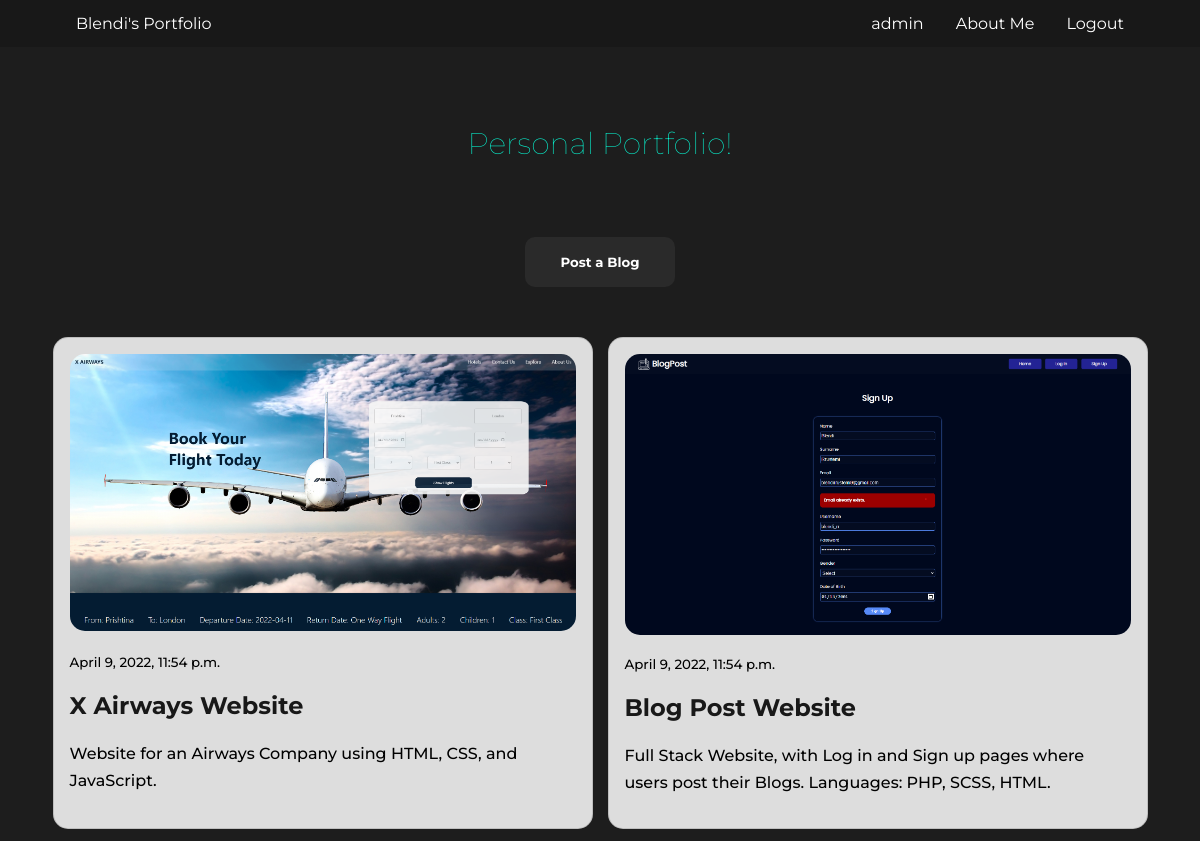
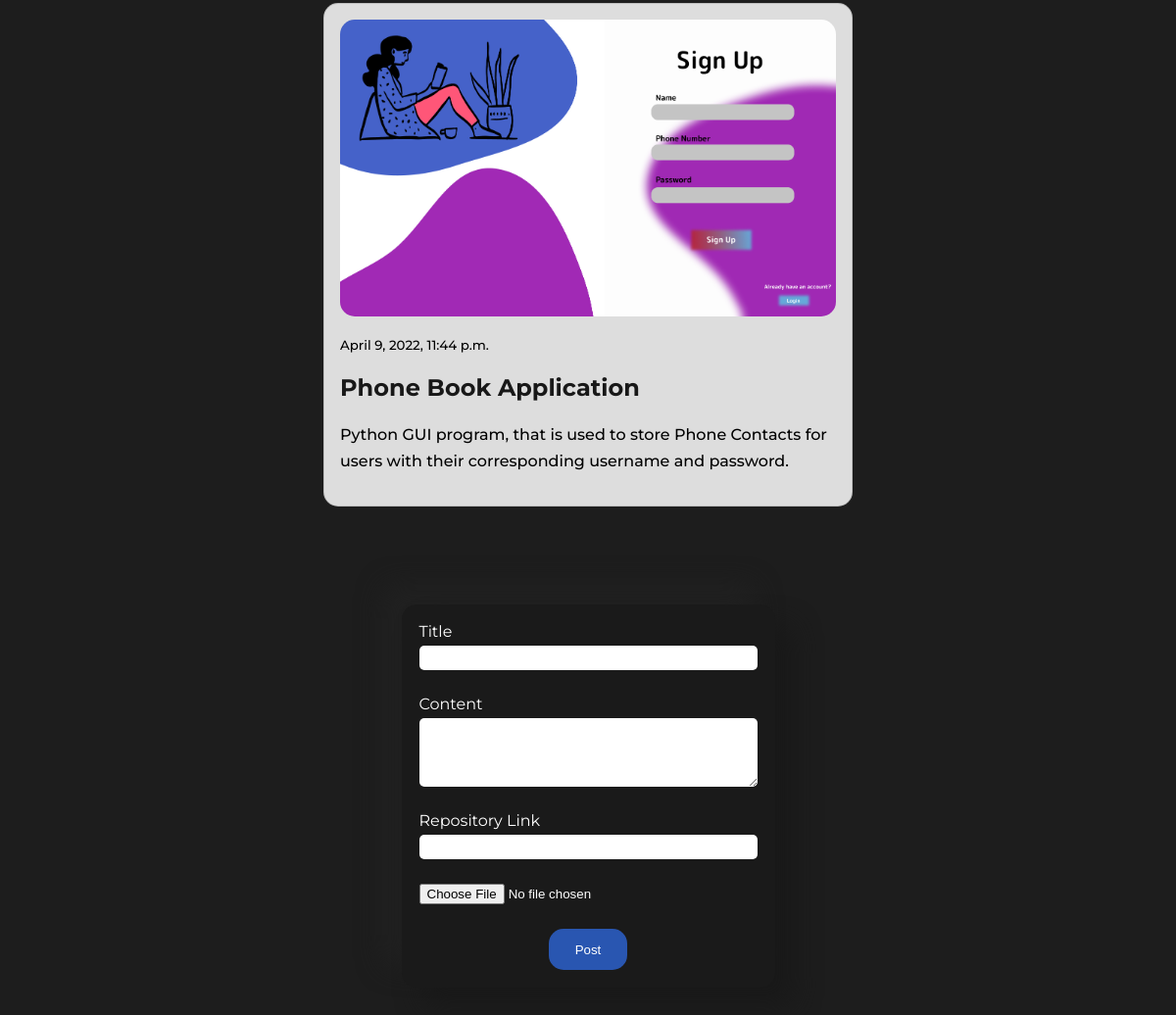
The app's page / (signed in) with its own data (2 pictures, top to bottom).
### blog/models.py (models this page shows, shortened)
class PostModel(models.Model):
    title = models.CharField(max_length=100)
    content = models.TextField()
    author = models.ForeignKey(User, on_delete=models.CASCADE)
    date_created = models.DateTimeField(auto_now_add=True)
    profile_pic = models.ImageField(default="blendi_rrustemi.png" , null=True, blank=True)
    rep_link = models.CharField(max_length=100)
    class Meta:
        ordering = ('-date_created',)

### blog/views.py (the view)
# urls.py: path('', views.index, name = "blog-index"),
def index(request):
    posts = PostModel.objects.all()
    if request.method == 'POST':
        form = PostModelForm(request.POST, request.FILES)
        if form.is_valid():
           instance = form.save(commit=False)
           instance.author = request.user
           instance.save()
           return redirect('blog-index')
    else:
        form = PostModelForm()
    context = {
        'posts': posts,
        'form': form
    }
    return render(request, 'blog/index.html', context)

### blog/forms.py
class PostModelForm(forms.ModelForm):
    content = forms.CharField(widget=forms.Textarea(attrs={'rows': 4}))
    class Meta:
        model = PostModel
        fields = ('title', 'content', 'profile_pic', 'rep_link')

### templates/blog/index.html (shortened to what this page needs)
<!DOCTYPE html>
<html lang="en">
  <head>
  </head>
  <body>
    {% block content %} {%if request.user.is_authenticated %}
    <div class="nav">
      <ul>
        <li><a href="#">Blendi's Portfolio</a></li>
        <li style="float: right">
          <a href="{%url 'users-logout'%}">Logout</a>
        </li>
        <li style="float: right">
          <a href="{%url 'users-about_me'%}">About Me</a>
        </li>
        <li style="float: right"><a href="#">{{request.user.username}}</a></li>
      </ul>
    </div>
    {% endif %}
    <div class="main-content" id="up">
      <h2 style="font-weight: 100; font-size: 30px">Personal Portfolio!</h2>
      <div class="btn_post" onclick="scrolltodiv()">
        <h5>Post a Blog</h5>
      </div>
      <div class="posts-container">
        {% for post in posts %}
        <div class="post_blog">
          <a href="{{post.rep_link}}">
            <div class="pic">
              <img
                src="{{post.profile_pic.url}}"
                alt="img"
                width="800"
                height="450"
              />
            </div>
          </a>
          <div class="post_info">
            <div class="date">
              <small>{{ post.date_created }}</small>
            </div>
            <div class="post_title">
              <h2><a class="" href="{{post.rep_link}}">{{ post.title }}</a></h2>
            </div>
            <div class="post_content">
              <p>{{ post.content }}</p>
            </div>
          </div>
        </div>
        {%endfor%}
      </div>
    </div>
    {%if request.user.is_authenticated %}
    <div class="form-wrapper">
      <div class="forms" id="down">
        <form
          class="form_container"
          method="POST"
          enctype="multipart/form-data"
        >
          <div class="input_field">
            <label for="">Title</label>
            {{ form.title }}
          </div>
          <div class="input_field content-field">
            <label for="">Content</label>
            {{ form.content }}
          </div>
          <div class="input_field">
            <label for="">Repository Link</label>
            {{form.rep_link}}
          </div>
          <div class="profile_pic">{{ form.profile_pic}}</div>
          <input class="btn_submit" type="submit" name="" id="" value="Post" />
        </form>
      </div>
    </div>
    {% else %}
    <h3 id="down" class="login_h3">
      Please <span style="color: #08fdd8">Login</span> to Post Blogs into your
      account
    </h3>
    {% endif %} {% endblock %}
  </body>
</html>

### templates/blog/index.html (style rules this page uses)
* { box-sizing: border-box; text-decoration: none; }
html { scroll-behavior: smooth; }
body { margin: 0; padding: 0; font-family: "Montserrat", sans-serif; }
body, html { width: 100%; height: 100%; background: #1d1d1d; }
.main-content { display: flex; justify-content: space-evenly; flex-direction: column; margin: 100px 0; gap: 50px; align-items: center; }
.posts-container { display: flex; flex-wrap: wrap; justify-content: center; gap: 15px; }
.post_blog { border: 1px solid rgba(160, 160, 160, 0.5); padding: 1em; border-radius: 15px; display: flex; flex-wrap: wrap; gap: 15px; width: clamp(300px, 45%, 90%); background-color: rgba(255, 255, 255, 0.85); }
.post_blog .post_info .post_content p { width: 100%; line-height: 1.7; font-weight: 500; }
.post_info > * { width: fit-content !important; }
.date { font-weight: 500; }
.pic { width: fit-content; flex-shrink: 0; border-radius: 15px; }
.pic img { border-radius: inherit; width: 100%; height: auto; }
.form-wrapper { padding-bottom: 75px; }
.forms { margin: 0 auto; padding: 18px; width: fit-content; max-width: 90%; border-radius: 15px; box-shadow: 20px 20px 26px #191919, -20px -20px 26px #212121; background: #1a1a1a; color: #fff; }
.post_title a { color: #181818; }
.input_field { display: flex; flex-direction: column; gap: 5px; }
.input_field input, .input_field textarea { padding: 5px; border-radius: 5px; border: none; }
.content-field textarea { resize: vertical !important; }
.form_container { display: flex; flex-direction: column; gap: 25px; }
.btn_submit { align-self: center; border: none; outline: none; padding: 1em 2em; border-radius: 15px; background: #2956b1; color: #fff; cursor: pointer; transition: 0.3s; }
.nav { position: fixed; top: 0; left: 0; right: 0; }
ul { list-style-type: none; margin: 0; padding: 0 60px; overflow: hidden; background-color: #181818; }
li { float: left; }
li a { display: block; color: white; text-align: center; padding: 14px 16px; text-decoration: none; transition: 0.3s; border-radius: 10px; }
h3, h5 { text-align: center; margin: 0; color: #fff; }
h2 { color: #08fdd8; }
.btn_post { height: 50px; width: 150px; background-color: #2a2a2a; border-radius: 10px; padding: 17px; color: #fff; cursor: pointer; }
.btn_post h5 { transition: 0.3s; }

### records on screen
PostModel: profile_pic (picture), date_created "April 9, 2022, 11:54 p.m.", title "X Airways Website", content "Website for an Airways Company using HTML, CSS, and JavaScript."
PostModel: profile_pic (picture), date_created "April 9, 2022, 11:54 p.m.", title "Blog Post Website", content "Full Stack Website, with Log in and Sign up pages where users post their Blogs. Languages: PHP, SCSS, HTML."
PostModel: profile_pic (picture), date_created "April 9, 2022, 11:44 p.m.", title "Phone Book Application", content "Python GUI program, that is used to store Phone Contacts for users with their corresponding username and password."

### other values on screen
{{ request.user.username }} "admin"
